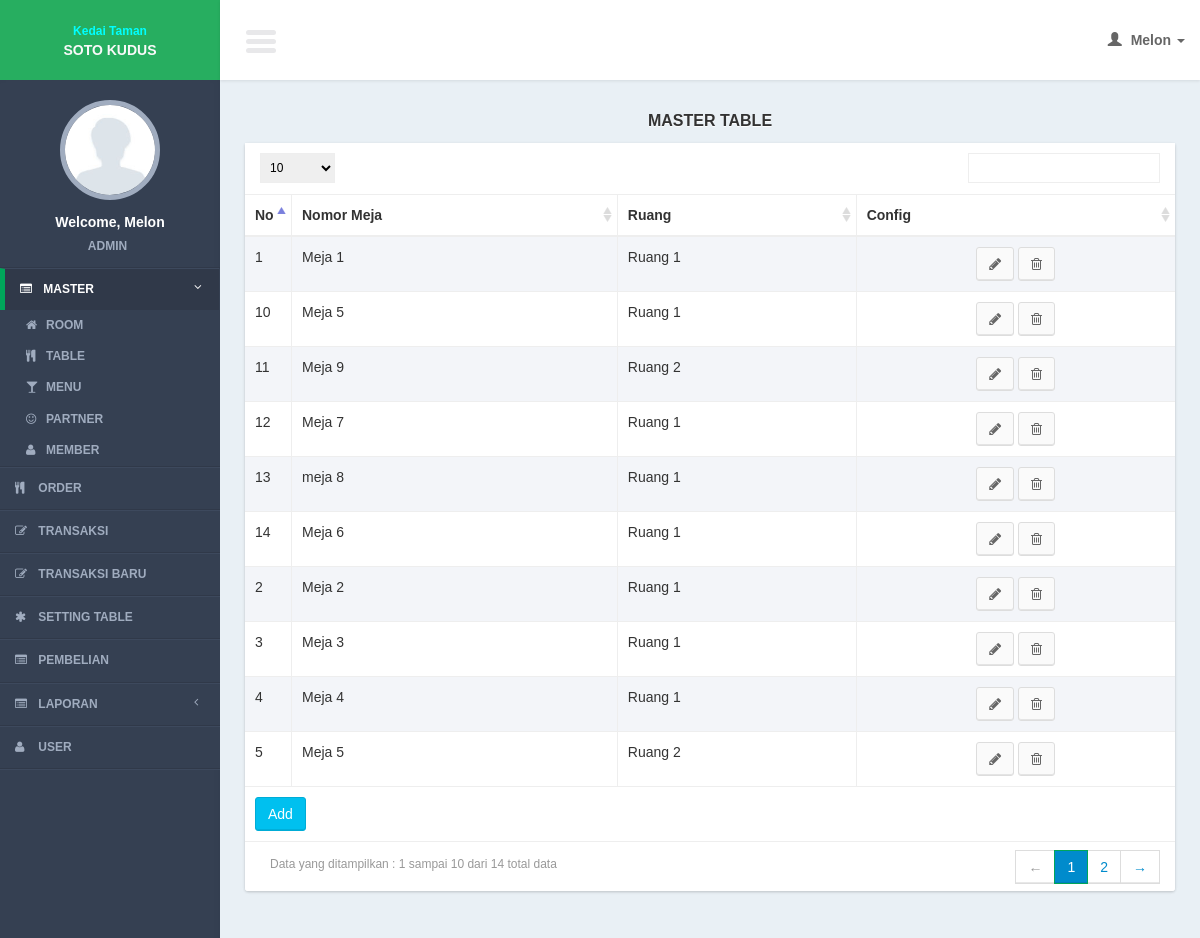
The page /controllers/master_table.php?page=list (signed in) on the database as committed earlier.
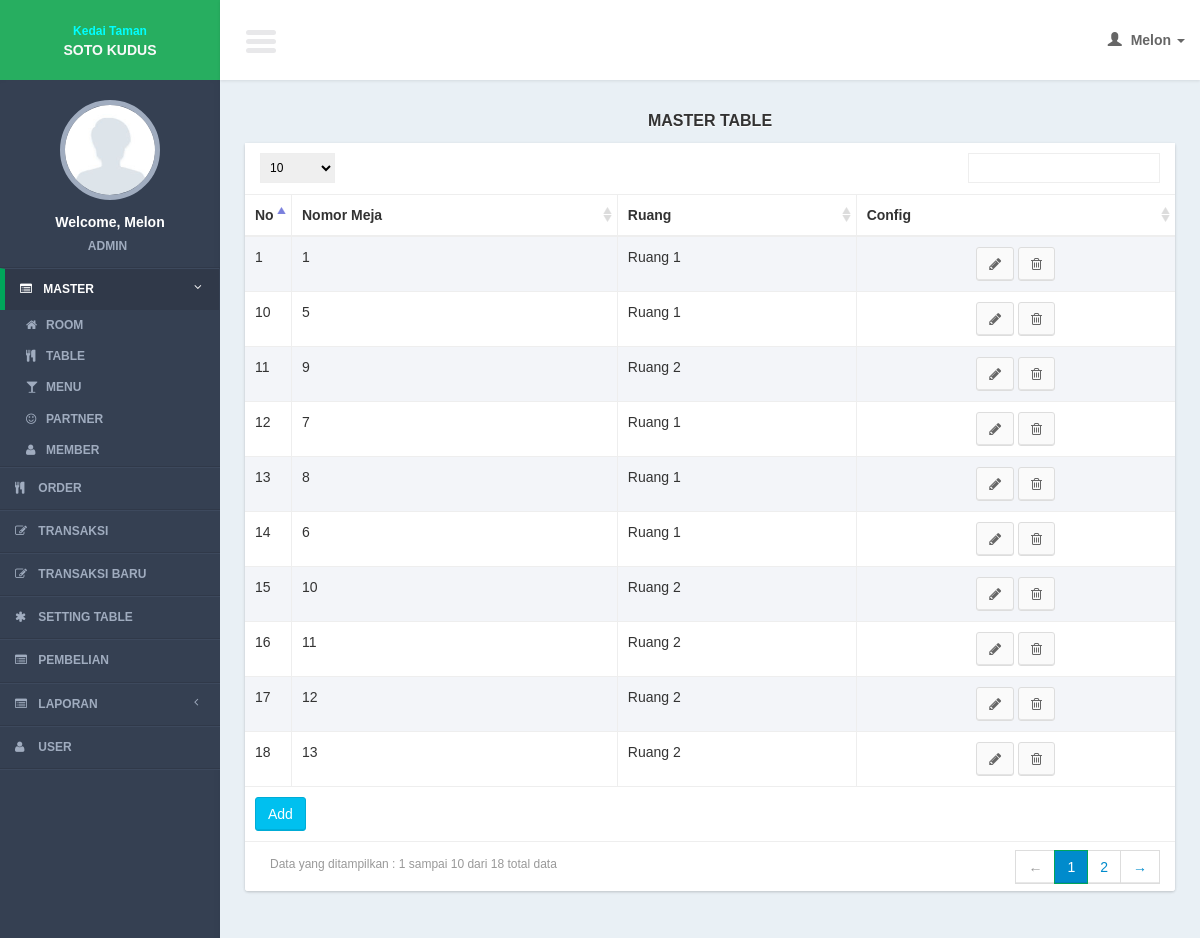
The same page on the database as committed later.
### tables this page shows
CREATE TABLE IF NOT EXISTS `tables` (
`table_id` int(11) NOT NULL,
  `building_id` int(11) NOT NULL,
  `table_name` varchar(100) NOT NULL,
  `data_x` int(11) NOT NULL,
  `data_y` int(11) NOT NULL
);

CREATE TABLE IF NOT EXISTS `buildings` (
`building_id` int(11) NOT NULL,
  `building_name` varchar(100) NOT NULL,
  `building_img` text NOT NULL
);

### models/master_table_model.php (called while the page is built, shortened)
<?php
function select(){
	$query = mysql_query("select a.* , b.building_name as nama_gedung
							from tables a
							join buildings b on b.building_id = a.building_id
							order by table_id");
	return $query;
}
?>

### views/master_table/list.php (the view, shortened to what this page needs)
     <section class="content">
         <div class="row">
             <div class="col-xs-12">
                  <div class="title_page"> <?= $title ?></div>
                 <div class="box">
                     <div class="box-body2 table-responsive">
                         <table id="example1" class="table table-bordered table-striped">
                             <thead>
                                 <tr>
                                 <th width="5%">No</th>
                                     <th>Nomor Meja</th>
                                     <th>Ruang</th>
                                        <th>Config</th>
                                 </tr>
                             </thead>
                             <tbody>
                                 <?php
                                $no = 1;
  while($row = mysql_fetch_array($query)){
                                 ?>
                                 <tr>
                                 <td><?= $no?></td>
                                    <td><?= $row['table_name']?></td>
                                     <td><?php echo $row['nama_gedung']?></td>
                                   <td style="text-align:center;">
                                         <a href="master_table.php?page=form&id=<?= $row['table_id']?>" class="btn btn-default" ><i class="fa fa-pencil"></i></a>
                                         <a href="javascript:void(0)" onclick="confirm_delete(<?= $row['table_id']; ?>,'master_table.php?page=delete&id=')" class="btn btn-default" ><i class="fa fa-trash-o"></i></a>
                                     </td>
                                 </tr>
                                 <?php
$no++;
                                 }
                                 ?>
                             </tbody>
                               <tfoot>
                                 <tr>
                                     <td colspan="4"><a href="<?= $add_button ?>" class="btn btn-info " >Add</a></td>
                                 </tr>
                             </tfoot>
                         </table>
                     </div>
                 </div>
             </div>
         </div>
     </section>

Rows that differ between the two databases and show on the page:
no longer on this page (row edited): tables: table_name "Meja 2", building.building_name "Ruang 1"
no longer on this page (row edited): tables: table_name "Meja 3", building.building_name "Ruang 1"
no longer on this page (row edited): tables: table_name "Meja 4", building.building_name "Ruang 1"
no longer on this page (row edited): tables: table_name "Meja 5", building.building_name "Ruang 2"
changed tables (number 1 of 10 on the later page): table_name "Meja 1" → "1"
changed tables (number 2 of 10 on the later page): table_name "Meja 5" → "5"
changed tables (number 3 of 10 on the later page): table_name "Meja 9" → "9"
changed tables (number 4 of 10 on the later page): table_name "Meja 7" → "7"
changed tables (number 5 of 10 on the later page): table_name "meja 8" → "8"
changed tables (number 6 of 10 on the later page): table_name "Meja 6" → "6"
added tables: table_name "10", building.building_name "Ruang 2"
added tables: table_name "11", building.building_name "Ruang 2"
added tables: table_name "12", building.building_name "Ruang 2"
added tables: table_name "13", building.building_name "Ruang 2"
Other text that changed with them:
text written by a page script: "Data yang ditampilkan : 1 sampai 10 dari 14 total data ← 1 2 →" → "Data yang ditampilkan : 1 sampai 10 dari 18 total data ← 1 2 →"
